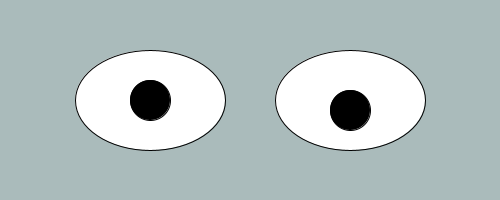
Frame 1 (no input)
Frame 60 (the mouse pressed at the canvas centre just before this capture): identical to frame 1, image omitted
Frame 120 (the mouse held since frame 60 and released just before this capture): identical to frame 1, image omitted

The Processing sketch that drew this single still picture (run headless with seeded random() and noise(); from frame 60 on, the mouse is pressed at the canvas centre):

// Processing sketch: GooglyEyes
// ── GooglyEyes.pde
void setup(){
  size(500,200);
}

void draw(){
  background(170,187,187);
  if(mouseX>=230){
    mouseX=150;
  }
  if(mouseX<=70){
    mouseX=150;
  }
  if(mouseY>=150){
    mouseY=100;
  }
  if(mouseY<=50){
    mouseY=100;
  }
 fill(255,255,255);
  ellipse(150,100,150,100);
  ellipse(350,100,150,100);
  fill(000,000,000);
  ellipse(mouseX,mouseY,40,40);
  ellipse(mouseX+200,110,40,40);
  
}
